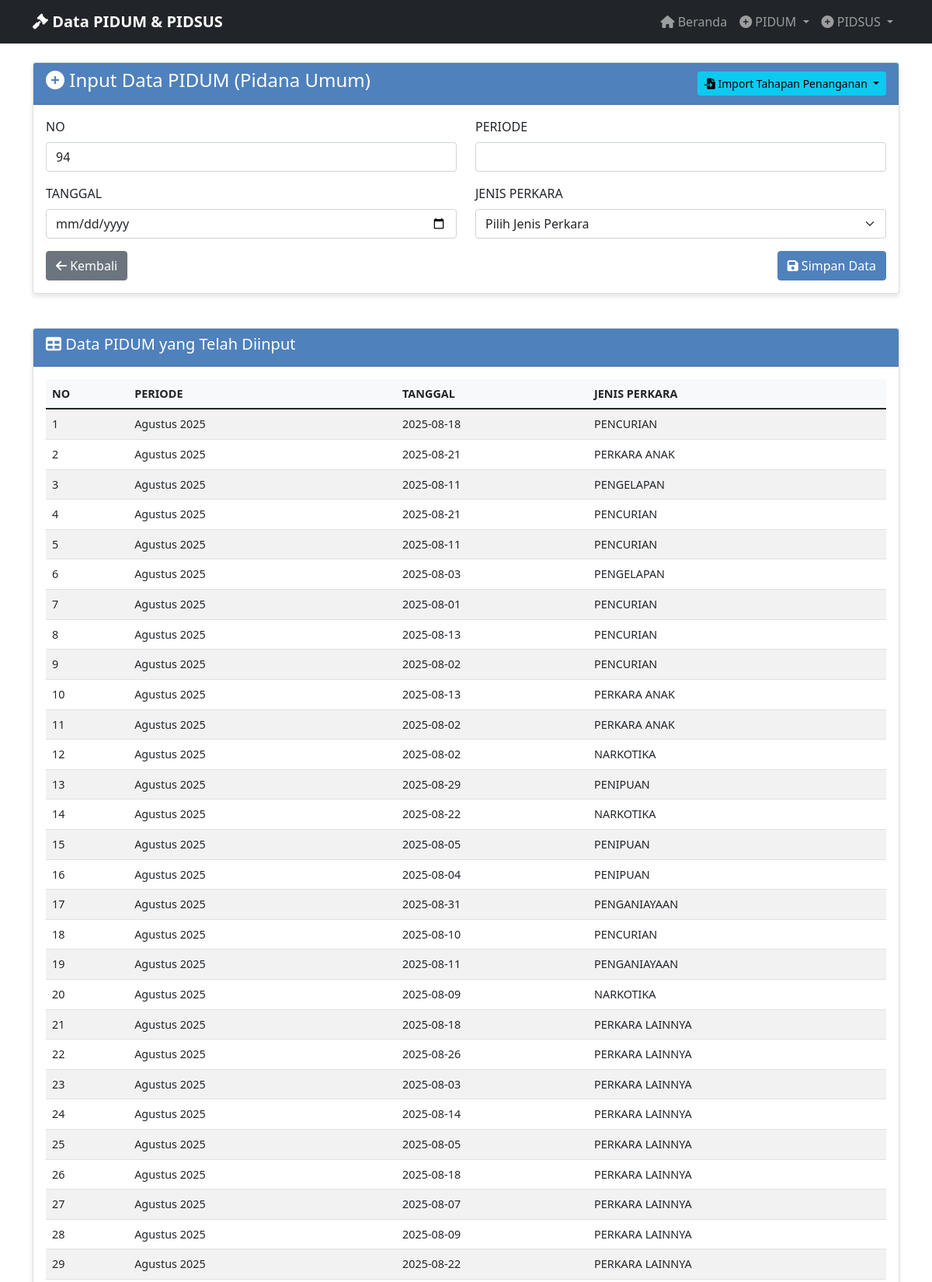
Page /manual_input_pidum (upper part) on the committed database.
### tables this page shows
CREATE TABLE "pidum_data" (
                id INTEGER PRIMARY KEY AUTOINCREMENT,
                no TEXT NOT NULL,
                periode TEXT NOT NULL,
                tanggal TEXT NOT NULL,
                jenis_perkara TEXT NOT NULL,
                tahapan_penanganan TEXT NOT NULL,
                keterangan TEXT NOT NULL,
                created_at TIMESTAMP DEFAULT CURRENT_TIMESTAMP
            );

### app_with_db.py (the view, shortened to what this page needs)
@app.route('/manual_input_pidum', methods=['GET', 'POST'])
def manual_input_pidum():
    data = get_pidum_data_for_export()
    return render_template('input_pidum.html', data=data)

### database.py (called while the page is built)
@contextmanager
def get_db_connection():
    conn = sqlite3.connect(DATABASE_PATH)
    conn.row_factory = sqlite3.Row
    try:
        yield conn
    finally:
        conn.close()

def get_all_pidum_data():
    with get_db_connection() as conn:
        cursor = conn.cursor()
        cursor.execute('SELECT * FROM pidum_data ORDER BY created_at DESC')
        rows = cursor.fetchall()
        return [dict(row) for row in rows]

def get_pidum_data_for_export():
    data = get_all_pidum_data()
    export_data = []
    for row in data:
        export_data.append({
            'NO': row['no'],
            'PERIODE': row['periode'],
            'TANGGAL': row['tanggal'],
            'JENIS PERKARA': row['jenis_perkara'],
            'TAHAPAN PENANGANAN': row['tahapan_penanganan'],
            'KETERANGAN': row['keterangan']
        })
    return export_data

### templates/input_pidum.html (shortened to what this page needs)
{% extends "base.html" %}
{% block content %}
<div class="row">
    <div class="col-md-12">
        <div class="card">
            <div class="card-header d-flex justify-content-between align-items-center">
                <h4><i class="fas fa-plus-circle"></i> Input Data PIDUM (Pidana Umum)</h4>
                <div class="btn-group">
                    <button type="button" class="btn btn-info btn-sm dropdown-toggle" data-bs-toggle="dropdown" aria-expanded="false">
                        <i class="fas fa-file-import"></i> Import Tahapan Penanganan
                    </button>
                </div>
            </div>
            <div class="card-body">
                <form method="POST" action="{{ url_for('input_pidum') }}">
                    <div class="row">
                        <div class="col-md-6">
                            <div class="mb-3">
                                <label for="no" class="form-label">NO</label>
                                <input type="number" class="form-control" id="no" name="no" required>
                            </div>
                        </div>
                        <div class="col-md-6">
                            <div class="mb-3">
                                <label for="periode" class="form-label">PERIODE</label>
                                <input type="text" class="form-control" id="periode" name="periode" required>
                            </div>
                        </div>
                    </div>
                    <div class="row">
                        <div class="col-md-6">
                            <div class="mb-3">
                                <label for="tanggal" class="form-label">TANGGAL</label>
                                <input type="date" class="form-control" id="tanggal" name="tanggal" required>
                            </div>
                        </div>
                        <div class="col-md-6">
                            <div class="mb-3">
                                <label for="jenis_perkara" class="form-label">JENIS PERKARA</label>
                                <select class="form-select" id="jenis_perkara" name="jenis_perkara" required>
                                    <option value="">Pilih Jenis Perkara</option>
                                </select>
                            </div>
                        </div>
                    </div>
                    <div class="d-flex justify-content-between">
                        <a href="{{ url_for('index') }}" class="btn btn-secondary">
                            <i class="fas fa-arrow-left"></i> Kembali
                        </a>
                        <button type="submit" class="btn btn-primary">
                            <i class="fas fa-save"></i> Simpan Data
                        </button>
                    </div>
                </form>
            </div>
        </div>
    </div>
</div>
{% if data %}
<div class="row mt-4">
    <div class="col-md-12">
        <div class="card">
            <div class="card-header">
                <h5><i class="fas fa-table"></i> Data PIDUM yang Telah Diinput</h5>
            </div>
            <div class="card-body">
                <div class="table-responsive">
                    <table class="table table-striped table-hover">
                        <thead>
                            <tr>
                                <th>NO</th>
                                <th>PERIODE</th>
                                <th>TANGGAL</th>
                                <th>JENIS PERKARA</th>
                            </tr>
                        </thead>
                        <tbody>
                            {% for item in data %}
                            <tr>
                                <td>{{ item.NO }}</td>
                                <td>{{ item.PERIODE }}</td>
                                <td>{{ item.TANGGAL }}</td>
                                <td>{{ item['JENIS PERKARA'] }}</td>
                            </tr>
                            {% endfor %}
                        </tbody>
                    </table>
                </div>
            </div>
        </div>
    </div>
</div>
{% endif %}
{% endblock %}

### templates/base.html (style rules this page uses)
.card { box-shadow: 0 4px 6px rgba(0, 0, 0, 0.1); margin-bottom: 20px; }
.card-header { background-color: #4F81BD; color: white; font-weight: bold; }
.btn-primary { background-color: #4F81BD; border-color: #4F81BD; }
.table { font-size: 0.9rem; }
.table th { background-color: #f8f9fa; font-weight: bold; }

### rows in the picture
pidum_data: NO "1", PERIODE "Agustus 2025", TANGGAL "2025-08-18", jenis_perkara "PENCURIAN"
pidum_data: NO "2", PERIODE "Agustus 2025", TANGGAL "2025-08-21", jenis_perkara "PERKARA ANAK"
pidum_data: NO "3", PERIODE "Agustus 2025", TANGGAL "2025-08-11", jenis_perkara "PENGELAPAN"
pidum_data: NO "4", PERIODE "Agustus 2025", TANGGAL "2025-08-21", jenis_perkara "PENCURIAN"
pidum_data: NO "5", PERIODE "Agustus 2025", TANGGAL "2025-08-11", jenis_perkara "PENCURIAN"
pidum_data: NO "6", PERIODE "Agustus 2025", TANGGAL "2025-08-03", jenis_perkara "PENGELAPAN"
pidum_data: NO "7", PERIODE "Agustus 2025", TANGGAL "2025-08-01", jenis_perkara "PENCURIAN"
pidum_data: NO "8", PERIODE "Agustus 2025", TANGGAL "2025-08-13", jenis_perkara "PENCURIAN"
pidum_data: NO "9", PERIODE "Agustus 2025", TANGGAL "2025-08-02", jenis_perkara "PENCURIAN"
pidum_data: NO "10", PERIODE "Agustus 2025", TANGGAL "2025-08-13", jenis_perkara "PERKARA ANAK"
pidum_data: NO "11", PERIODE "Agustus 2025", TANGGAL "2025-08-02", jenis_perkara "PERKARA ANAK"
pidum_data: NO "12", PERIODE "Agustus 2025", TANGGAL "2025-08-02", jenis_perkara "NARKOTIKA"
pidum_data: NO "13", PERIODE "Agustus 2025", TANGGAL "2025-08-29", jenis_perkara "PENIPUAN"
pidum_data: NO "14", PERIODE "Agustus 2025", TANGGAL "2025-08-22", jenis_perkara "NARKOTIKA"
pidum_data: NO "15", PERIODE "Agustus 2025", TANGGAL "2025-08-05", jenis_perkara "PENIPUAN"
pidum_data: NO "16", PERIODE "Agustus 2025", TANGGAL "2025-08-04", jenis_perkara "PENIPUAN"
pidum_data: NO "17", PERIODE "Agustus 2025", TANGGAL "2025-08-31", jenis_perkara "PENGANIAYAAN"
pidum_data: NO "18", PERIODE "Agustus 2025", TANGGAL "2025-08-10", jenis_perkara "PENCURIAN"
pidum_data: NO "19", PERIODE "Agustus 2025", TANGGAL "2025-08-11", jenis_perkara "PENGANIAYAAN"
pidum_data: NO "20", PERIODE "Agustus 2025", TANGGAL "2025-08-09", jenis_perkara "NARKOTIKA"
pidum_data: NO "21", PERIODE "Agustus 2025", TANGGAL "2025-08-18", jenis_perkara "PERKARA LAINNYA"
pidum_data: NO "22", PERIODE "Agustus 2025", TANGGAL "2025-08-26", jenis_perkara "PERKARA LAINNYA"
pidum_data: NO "23", PERIODE "Agustus 2025", TANGGAL "2025-08-03", jenis_perkara "PERKARA LAINNYA"
pidum_data: NO "24", PERIODE "Agustus 2025", TANGGAL "2025-08-14", jenis_perkara "PERKARA LAINNYA"
pidum_data: NO "25", PERIODE "Agustus 2025", TANGGAL "2025-08-05", jenis_perkara "PERKARA LAINNYA"
pidum_data: NO "26", PERIODE "Agustus 2025", TANGGAL "2025-08-18", jenis_perkara "PERKARA LAINNYA"
pidum_data: NO "27", PERIODE "Agustus 2025", TANGGAL "2025-08-07", jenis_perkara "PERKARA LAINNYA"
pidum_data: NO "28", PERIODE "Agustus 2025", TANGGAL "2025-08-09", jenis_perkara "PERKARA LAINNYA"
pidum_data: NO "29", PERIODE "Agustus 2025", TANGGAL "2025-08-22", jenis_perkara "PERKARA LAINNYA"
